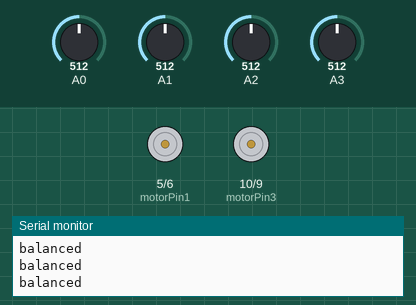
Simulated run of this sketch. Board: Arduino Uno, built with avr-gcc and run on an emulated ATmega328P. Parts: motor-driver pin pairs drawn as motors (green arrow = first pin HIGH = forward, orange = second pin HIGH = backward, longer = more drive), the last lines printed to the serial monitor. The test bench sets the inputs (shaded band); at power-on: A0 = 512, A1 = 512, A3 = 512, A2 = 512.

Above: at 1.2 s.
1.3 s: A0 set to 600
4.3 s: A0 set to 627
At 4.52 s:
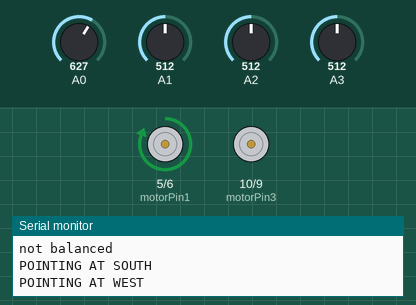
7.3 s: A1 set to 306
At 7.64 s:
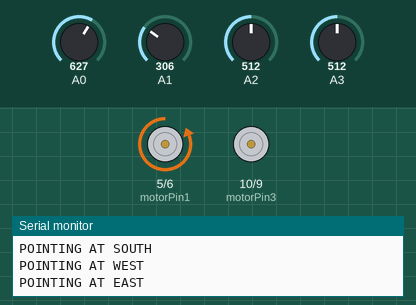
10.3 s: A3 set to 306
At 10.5 s:
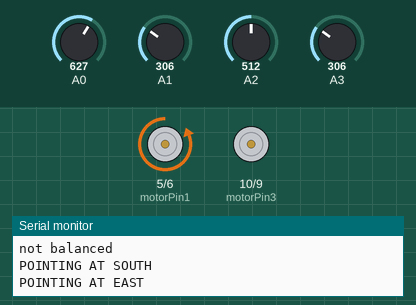
13.3 s: A2 set to 90
16.3 s: A2 set to 306
Timing chart, 0 to 20.3 s (numbered marks = the images above; inputs shaded):
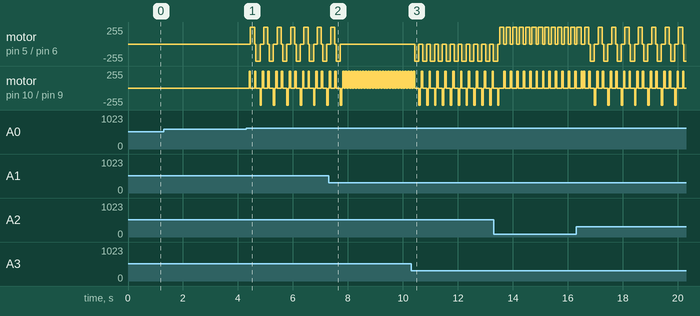

The sketch:

solar_panel_code.ino
```cpp
//L293D
//Motor A
const int motorPin1  = 5;
const int motorPin2  = 6;
//Motor B
const int motorPin3  = 10;
const int motorPin4  = 9;

int north;
int south;
int west;
int east;
int min_ldr1;
int min_ldr2;
int min_ldr;
int position = 0;

void setup() {
  // put your setup code here, to run once:
  Serial.begin(9600);
  pinMode(motorPin1, OUTPUT);
  pinMode(motorPin2, OUTPUT);
  pinMode(motorPin3, OUTPUT);
  pinMode(motorPin4, OUTPUT);

}

void loop() {
  // put your main code here, to run repeatedly:
  //Readings on each LDR's respective to their position on the solar panel
  north = analogRead(A0); //Green wire
  south = analogRead(A1); //Red wire
  west = analogRead(A2); //White wire
  east = analogRead(A3); //Blue wire


  // ldrs = {north, south, west, east};

  int west_east = abs(west - east);
  int west_north = abs(west - north);
  int west_south = abs(west - south);
  int east_north = abs(east - north);
  int east_south = abs(east - south);
  int south_north = abs(south - north);


  if (west_east < 100 && west_north < 100 && west_south < 100 && east_north < 100 && east_south < 100 && south_north < 100) {
    Serial.println("balanced");
  }
  else {
    Serial.print("NORTH (A0): ");
    Serial.println(north);


    Serial.print("SOUTH (A1): ");
    Serial.println(south);


    Serial.print("WEST (A2): ");
    Serial.println(west);


    Serial.print("EAST (A4): ");
    Serial.println(east);
    Serial.println("not balanced");
    min_ldr1 = min(north, south);
    min_ldr2 = min(east, west);
    min_ldr = min(min_ldr1, min_ldr2);

    if (min_ldr == north) {
      Serial.println("POINTING AT NORTH");
      digitalWrite(motorPin1, LOW);
      digitalWrite(motorPin2, LOW);
      digitalWrite(motorPin3, LOW);
      digitalWrite(motorPin4, HIGH);
      delay(50);
      digitalWrite(motorPin1, LOW);
      digitalWrite(motorPin2, LOW);
      digitalWrite(motorPin3, LOW);
      digitalWrite(motorPin4, LOW);
    }

    if (min_ldr == south) {
      Serial.println("POINTING AT SOUTH");
      digitalWrite(motorPin1, LOW);
      digitalWrite(motorPin2, LOW);
      digitalWrite(motorPin3, HIGH);
      digitalWrite(motorPin4, LOW);
      delay(50);
      digitalWrite(motorPin1, LOW);
      digitalWrite(motorPin2, LOW);
      digitalWrite(motorPin3, LOW);
      digitalWrite(motorPin4, LOW);
    }

    if (min_ldr == west) {
      Serial.println("POINTING AT WEST");
      digitalWrite(motorPin1, HIGH);
      digitalWrite(motorPin2, LOW);
      digitalWrite(motorPin3, LOW);
      digitalWrite(motorPin4, LOW);
      delay(150);
      digitalWrite(motorPin1, LOW);
      digitalWrite(motorPin2, LOW);
      digitalWrite(motorPin3, LOW);
      digitalWrite(motorPin4, LOW);

      digitalWrite(motorPin1, LOW);
      digitalWrite(motorPin2, LOW);
      digitalWrite(motorPin3, HIGH);
      digitalWrite(motorPin4, LOW);
      delay(50);
      digitalWrite(motorPin1, LOW);
      digitalWrite(motorPin2, LOW);
      digitalWrite(motorPin3, LOW);
      digitalWrite(motorPin4, LOW);
    }

    if (min_ldr == east) {
      Serial.println("POINTING AT EAST");
      digitalWrite(motorPin1, LOW);
      digitalWrite(motorPin2, HIGH);
      digitalWrite(motorPin3, LOW);
      digitalWrite(motorPin4, LOW);
      delay(150);
      digitalWrite(motorPin1, LOW);
      digitalWrite(motorPin2, LOW);
      digitalWrite(motorPin3, LOW);
      digitalWrite(motorPin4, LOW);

      digitalWrite(motorPin1, LOW);
      digitalWrite(motorPin2, LOW);
      digitalWrite(motorPin3, LOW);
      digitalWrite(motorPin4, HIGH);
      delay(50);
      digitalWrite(motorPin1, LOW);
      digitalWrite(motorPin2, LOW);
      digitalWrite(motorPin3, LOW);
      digitalWrite(motorPin4, LOW);
    }
  }
}
```

Measured:
- the behaviour switches between 611 and 612 on A0 (found by bisection; images 0 and 1)
- after the input at 7.3 s, motor on pin 5 (motorPin1) / pin 6 (motorPin2): goes on until 7.7 s, then stays stopped
- after the input at 10.3 s, motor on pin 5 (motorPin1) / pin 6 (motorPin2): alternates backward 255/255 for 0.15 s and stopped for 0.14 s, starting after 0.13 s
